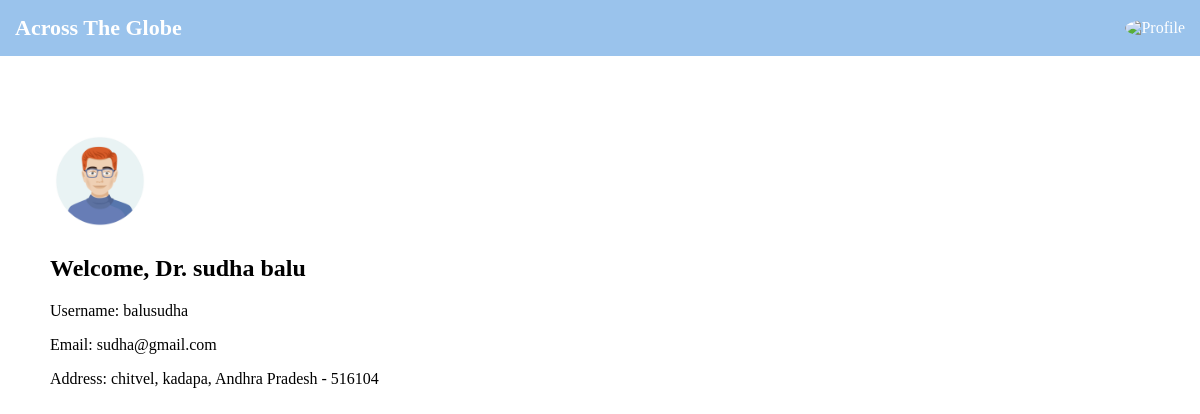
/doctor_dashboard/ (signed in), run on the app's committed database.
### accounts/models.py (models this page shows, shortened)
class CustomUser(AbstractUser):
    USER_TYPE_CHOICES = (
        ('patient', 'Patient'),
        ('doctor', 'Doctor'),
    )
    user_type = models.CharField(max_length=10, choices=USER_TYPE_CHOICES)
    profile_picture = models.ImageField(upload_to="profile_pics/", blank=True, null=True)
    address_line1 = models.CharField(max_length=255)
    city = models.CharField(max_length=100)
    state = models.CharField(max_length=100)
    pincode = models.CharField(max_length=10)

### accounts/views.py (the view)
# urls.py: path("doctor_dashboard/", doctor_dashboard, name="doctor_dashboard"),
@login_required
def doctor_dashboard(request):
    return render(request, "doctor_dashboard.html", {"user": request.user})

### templates/doctor_dashboard.html
{% extends "profile.html" %}
{% block content %}
<div style="padding: 50px;">
    <img src="{{ user.profile_picture.url }}" width="100">
    <h2>Welcome, Dr. {{ user.first_name }} {{ user.last_name }}</h2>
    <p>Username: {{ user.username }}</p>
    <p>Email: {{ user.email }}</p>
    <p>Address: {{ user.address_line1 }}, {{ user.city }}, {{ user.state }} - {{ user.pincode }}</p>
</div>
{% endblock %}

### templates/profile.html (style rules this page uses)
body { margin: 0px; padding: 0px; }

### data on the page
CustomUser: profile_picture (picture), first_name "sudha", last_name "balu", username "balusudha", email "sudha@gmail.com", address_line1 "chitvel", city "kadapa", state "Andhra Pradesh", pincode "516104"
